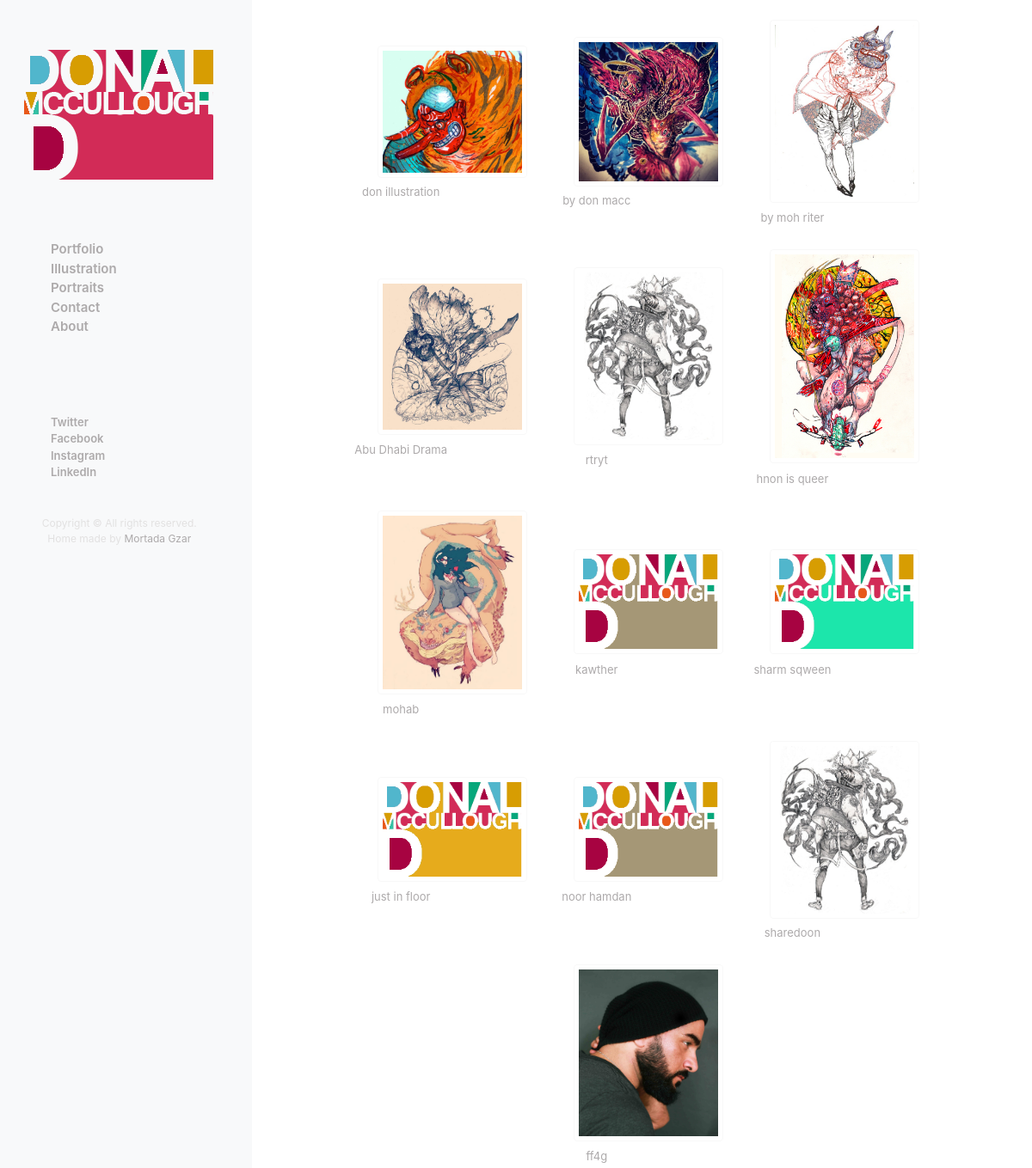
The page / on the database its author committed.
### Don_portfolio/models.py (models this page shows)
class Post(models.Model):
       title = models.CharField(max_length = 50)
       discription = models.CharField(max_length = 50)
       picture = models.ImageField(upload_to = 'pictures')

### Don_portfolio/views.py (the view)
# urls.py: path('', views.home,name='home'),
def home(request):
    posts=Post.objects.all()
    context={'posts':posts}
    return render(request, "home.html",context)

### templates/home.html (shortened to what this page needs)
<html lang="en">
<head>
        {% block title %}
    {% load static %}
    <link rel="stylesheet" href="{% static 'css/bootstrap.min.css' %}">
    <link rel="stylesheet" href="{% static 'css/style.css' %}">
    <link rel="stylesheet" href="https://cdnjs.cloudflare.com/ajax/libs/font-awesome/4.7.0/css/font-awesome.min.css">
</head>
</head>
        <div class="row">
            <div class="col-sm-3 px-1  bg-light" id="slide">
                <div class="py-2 sticky-top flex-grow-1">
                    <div class="nav flex-sm-column">
                        <img class="logo" style="height: 20%;" src={% static "images/logo.png" %}>
                        <ol class="list1">
                                <li><a href="{% url 'home' %}">Portfolio</a></li>
                               <li><a href="{% url 'illustrations' %}">Illustration</a></li>
                               <li><a href="{% url 'Portraits' %}">Portraits</a></li>
                               <li><a href="{% url 'contact' %}">Contact</a></li>
                               <li><a href="{% url 'about' %}">About</a></li>
                           </ol>
                           <ol class="list2">
                                   <a href="https://twitter.com/donworks"><li>Twitter</li></a>
                   <a href="https://www.facebook.com/donald.t.mccullough"><li>Facebook</li></a>
                   <a href="https://www.instagram.com/donaldmccullough/"><li>Instagram</li></a>
                   <li>LinkedIn</li>
                               </ol>
                               <div class="footer">
                                    Copyright © All rights reserved.<br>
                               Home made by <a class="by" href="https://www.mgzar.com/">Mortada Gzar </a>
                            </div>
                    </div>
                </div>
            </div>
            <div class="col" id="main">
                    {% for post in posts %}
                    <div class="col-lg-3 col-md-4 col-sm-3 col-xl-3 khan">
                            <a class="imagehover" href="{% url 'workview' pk=post.pk %}"> <img src="{{ post.picture.url }}" alt="img" class="imgkhan"></a>
                            <p class="title">{{post.title}}</p>
                        </div>
                    {% endfor %}
            </div>
        </div>
    {% endblock %}

### static/css/style.css (style rules this page uses)
.footer { text-align: center; align-items: center; color: #e2e1e1; font-size: 12px; }
li { -webkit-animation: flip-in-hor-bottom 0.8s cubic-bezier(0.250, 0.460, 0.450, 0.940) 0.9s both; animation: flip-in-hor-bottom 0.8s cubic-bezier(0.250, 0.460, 0.450, 0.940) 0.9s both; }
.title { position: absolute; left: -28%; }
.khan { margin: 20px auto; display: inline-block; padding: 3px; }
.imgkhan { width: 80%; -webkit-animation: imgkhan_anim 1.3s cubic-bezier(0.175, 0.885, 0.320, 1.275) both; animation: imgkhan_anim 1.3s cubic-bezier(0.175, 0.885, 0.320, 1.275) both; border: 1px solid rgb(248, 248, 248); border-radius: 4px; padding: 5px; margin-bottom: 8px; transition: .2s ease; }
a:link { color:#adaaab; }
a { transition: .2s ease; }
#main { text-align: center; align-items: center; }
p { width: 100%; overflow: hidden; font-size: 13px; color:#adaaab; padding-left: 5px; }
.logo { margin: 50px auto 20px; display: block; cursor: pointer; -webkit-animation: logo_anim 0.9s cubic-bezier(0.230, 1.000, 0.320, 1.000) both; animation: logo_anim 0.9s cubic-bezier(0.230, 1.000, 0.320, 1.000) both; }
.list1 { margin: 50px auto 40px 30px; display: block; font-size: 15px; color:#adaaab; font-weight: 600; list-style-type: none; cursor: pointer; }
.list2 { margin: 50px auto 40px 30px; display: block; font-size: 13px; color:#adaaab; font-weight: 600; list-style-type: none; }

### rows shown on the page
Post: picture (picture), title "don illustration"
Post: picture (picture), title "by don macc"
Post: picture (picture), title "by moh riter"
Post: picture (picture), title "Abu Dhabi Drama"
Post: picture (picture), title "rtryt"
Post: picture (picture), title "hnon is queer"
Post: picture (picture), title "mohab"
Post: picture (picture), title "kawther"
Post: picture (picture), title "sharm sqween"
Post: picture (picture), title "just in floor"
Post: picture (picture), title "noor hamdan"
Post: picture (picture), title "sharedoon"
Post: picture (picture), title "ff4g"
